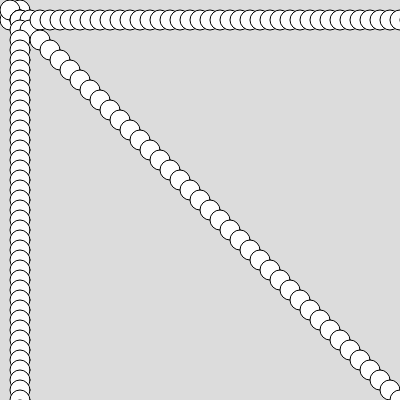
Frame 1 (no input)
Frame 60 (no input): identical to frame 1, image omitted
Frame 120 (the mouse pressed at the canvas centre since frame 60): identical to frame 1, image omitted

The p5.js sketch that drew this single still picture (run headless with seeded random() and noise() and a simulated clock; from frame 60 on, the mouse is pressed at the canvas centre):

// p5.js sketch
// ── sketch.js
/*
for(let x = 10; x < 100; x =  x + 10){ //oppretter en variabel (teller); betingelse; det som skjer etter hver runde
  kode som gjennomføres
}
*/

function setup() {
  // put setup code here
  createCanvas(400, 400);
}

function draw() {
  // put drawing code here
  background(220);

  for (let x = 10, y = 10; x < 1000 && y < 1000; x = x + 10, y = y + 10){
    circle(x,20,20);
    circle(20, y, 20);
    circle(x,y,20);
  }
}
